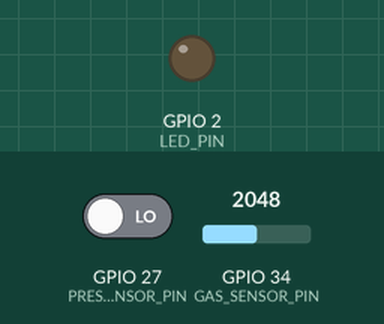
This sketch was run on a simulated ESP32. Parts: output pins drawn as LEDs (lit = HIGH). The test bench sets the inputs (shaded band); at power-on: GPIO 27 (PRESENCE_SENSOR_PIN) LOW, GPIO 34 (GAS_SENSOR_PIN) = 2048. WiFi joins after 1.5 s; servers stay silent unless stated; no MQTT or app messages arrive unless stated; what the sketch prints to the serial monitor is not drawn.

Above: at 3.8 s.
3.9 s: GPIO 27 (PRESENCE_SENSOR_PIN) driven HIGH
At 6.7 s:
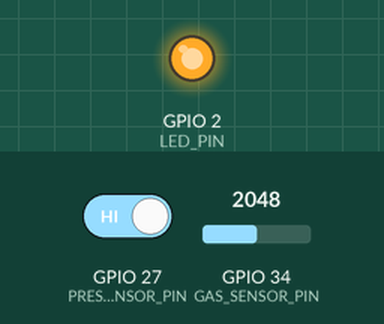
14.1 s: GPIO 27 (PRESENCE_SENSOR_PIN) driven LOW
At 16.0 s:
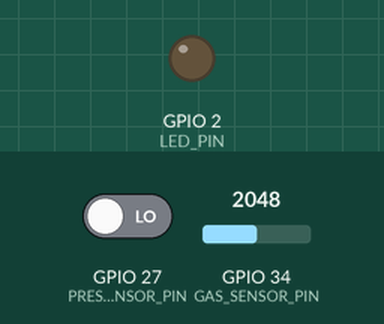
Timing chart, 0 to 17.5 s (numbered marks = the images above; inputs shaded):
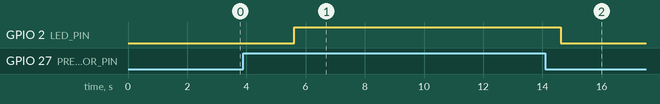

Measured:
- after the input at 3.9 s, GPIO 2 (LED_PIN): LOW → HIGH after 1.7 s
- after the input at 14.1 s, GPIO 2 (LED_PIN): HIGH → LOW after 0.51 s

The sketch:

wifi.ino
```cpp
#include <Arduino.h>
#include <WiFi.h>
#include <PubSubClient.h>
#include "freertos/FreeRTOS.h"
#include "freertos/task.h"
#include "freertos/semphr.h"

// ====================================
// Definição de pinos (WOKWI)
// ====================================
#define GAS_SENSOR_PIN 34
#define PRESENCE_SENSOR_PIN 27
#define LED_PIN 2

// ====================================
// Variáveis globais
// ====================================
int gasLevel = 0;
int presence = 0;
SemaphoreHandle_t semaforo;

// ====================================
// Config Wi-Fi (Wokwi)
// ====================================
const char* WIFI_SSID = "Wokwi-GUEST";
const char* WIFI_PASS = "";

// ====================================
// Config MQTT (HiveMQ público)
// ====================================
const char* MQTT_BROKER   = "broker.hivemq.com";
const int   MQTT_PORT     = 1883;
const char* MQTT_CLIENTID = "esp32-safetrack-demo";
const char* MQTT_TOPIC    = "safetrack/dados";

// ====================================
// Objetos WiFi/MQTT
// ====================================
WiFiClient espClient;
PubSubClient mqttClient(espClient);

// ====================================
//  Conectar Wi-Fi
// ====================================
void connectWiFi() {
  Serial.println("🔌 Conectando ao WiFi...");
  WiFi.begin(WIFI_SSID, WIFI_PASS);

  while (WiFi.status() != WL_CONNECTED) {
    Serial.print(".");
    delay(400);
  }

  Serial.println("\nWiFi conectado!");
  Serial.print("IP: ");
  Serial.println(WiFi.localIP());
}

// ====================================
//  Reconectar MQTT
// ====================================
void reconnectMQTT() {
  while (!mqttClient.connected()) {
    Serial.print("📡 Conectando ao broker MQTT... ");

    if (mqttClient.connect(MQTT_CLIENTID)) {
      Serial.println("Conectado!");
      mqttClient.subscribe("safetrack/cmd");
    } else {
      Serial.print("Falha, rc=");
      Serial.print(mqttClient.state());
      Serial.println(" — tentando em 3s");
      delay(3000);
    }
  }
}

// ====================================
// Callback MQTT
// ====================================
void mqttCallback(char* topic, byte* payload, unsigned int len) {
  Serial.print("MQTT recebido: ");
  Serial.print(topic);
  Serial.print(" => ");

  for (unsigned int i = 0; i < len; i++) {
    Serial.print((char)payload[i]);
  }
  Serial.println();
}

// ====================================
// Task 1: Leitura do sensor de gás
// ====================================
void task_gas(void *pvParameter) {
  while (1) {
    if (xSemaphoreTake(semaforo, portMAX_DELAY)) {
      gasLevel = analogRead(GAS_SENSOR_PIN);
      Serial.printf("[GÁS] Valor: %d\n", gasLevel);
      xSemaphoreGive(semaforo);
    }
    vTaskDelay(2000 / portTICK_PERIOD_MS);
  }
}

// ====================================
// Task 2: Leitura de presença
// ====================================
void task_presence(void *pvParameter) {
  while (1) {
    if (xSemaphoreTake(semaforo, portMAX_DELAY)) {
      presence = digitalRead(PRESENCE_SENSOR_PIN);
      Serial.printf("[PRESENÇA] Detectado: %s\n", presence ? "SIM" : "NÃO");
      xSemaphoreGive(semaforo);
    }
    vTaskDelay(3000 / portTICK_PERIOD_MS);
  }
}

// ====================================
// Task 3: Alarme + lógica local
// ====================================
void task_alarm(void *pvParameter) {
  while (1) {
    if (xSemaphoreTake(semaforo, portMAX_DELAY)) {

      if (gasLevel > 1800 && presence == 1) {
        Serial.println("ALERTA CRÍTICO! Gás alto + presença.");
        digitalWrite(LED_PIN, HIGH);
      } else {
        digitalWrite(LED_PIN, LOW);
      }

      xSemaphoreGive(semaforo);
    }

    vTaskDelay(1000 / portTICK_PERIOD_MS);
  }
}

// ====================================
// Task 4: MQTT – Envio dos dados
// ====================================
void task_mqtt(void *pvParameter) {
  while (1) {

    if (!mqttClient.connected()) {
      reconnectMQTT();
    }

    mqttClient.loop();

    if (xSemaphoreTake(semaforo, portMAX_DELAY)) {
      int gas = gasLevel;
      int pres = presence;
      xSemaphoreGive(semaforo);

      // Monta JSON
      char payload[200];
      snprintf(payload, sizeof(payload),
        "{\"gas\": %d, \"presenca\": %d}", gas, pres);

      mqttClient.publish(MQTT_TOPIC, payload);

      Serial.printf("MQTT enviado: %s\n", payload);
    }

    vTaskDelay(5000 / portTICK_PERIOD_MS);
  }
}

// ====================================
// Setup
// ====================================
void setup() {
  Serial.begin(115200);
  delay(1000);

  pinMode(GAS_SENSOR_PIN, INPUT);
  pinMode(PRESENCE_SENSOR_PIN, INPUT);
  pinMode(LED_PIN, OUTPUT);

  semaforo = xSemaphoreCreateMutex();

  connectWiFi();
  mqttClient.setServer(MQTT_BROKER, MQTT_PORT);
  mqttClient.setCallback(mqttCallback);

  // Tasks
  xTaskCreatePinnedToCore(task_gas,"task_gas",2048, NULL, 1, NULL, 1);
  xTaskCreatePinnedToCore(task_presence,"task_presence", 2048, NULL, 1, NULL, 1);
  xTaskCreatePinnedToCore(task_alarm,"task_alarm",2048, NULL, 1, NULL, 1);
  xTaskCreatePinnedToCore(task_mqtt,"task_mqtt",4096, NULL, 1, NULL, 1);

  Serial.println("🚀 Sistema iniciado no Wokwi com MQTT");
}

// ====================================
// Loop
// ====================================
void loop() {
  vTaskDelay(1000 / portTICK_PERIOD_MS);
}
```
